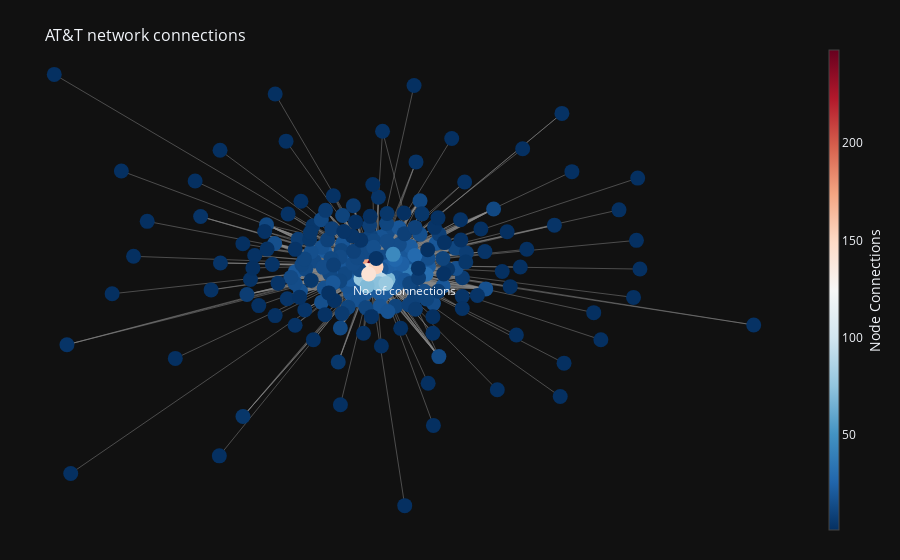

Notebook source saved alongside this figure:
### Code cell


### Figure 1 — Plotly figure (JSON) as saved in the notebook; plotly's stock layout.template omitted (floating-point values rounded to 4 significant figures; data arrays with more than 128 entries replaced by an {"elided": "..."} marker saying what was removed)
{"data": [{"hoverinfo": "none", "line": {"color": "#888", "width": 0.5}, "mode": "lines", "x": {"elided": "6801 float values"}, "y": {"elided": "6801 float values"}, "type": "scatter"}, {"hoverinfo": "text", "marker": {"color": {"elided": "254 int values"}, "colorbar": {"thickness": 10, "title": {"side": "right", "text": "Node Connections"}, "xanchor": "left"}, "colorscale": [[0.0, "rgb(103,0,31)"], [0.1, "rgb(178,24,43)"], [0.2, "rgb(214,96,77)"], [0.3, "rgb(244,165,130)"], [0.4, "rgb(253,219,199)"], [0.5, "rgb(247,247,247)"], [0.6, "rgb(209,229,240)"], [0.7, "rgb(146,197,222)"], [0.8, "rgb(67,147,195)"], [0.9, "rgb(33,102,172)"], [1.0, "rgb(5,48,97)"]], "line": {"width": 0}, "reversescale": true, "showscale": true, "size": 15}, "mode": "markers", "text": {"elided": "254 str values"}, "x": {"elided": "254 float values"}, "y": {"elided": "254 float values"}, "type": "scatter"}], "layout": {"annotations": [{"showarrow": false, "text": "No. of connections", "xref": "paper", "yref": "paper"}], "hovermode": "closest", "margin": {"b": 20, "l": 5, "r": 5, "t": 40}, "showlegend": false, "title": {"font": {"size": 16}, "text": "<br>AT&T network connections"}, "xaxis": {"showgrid": false, "showticklabels": false, "zeroline": false}, "yaxis": {"showgrid": false, "showticklabels": false, "zeroline": false}}}
